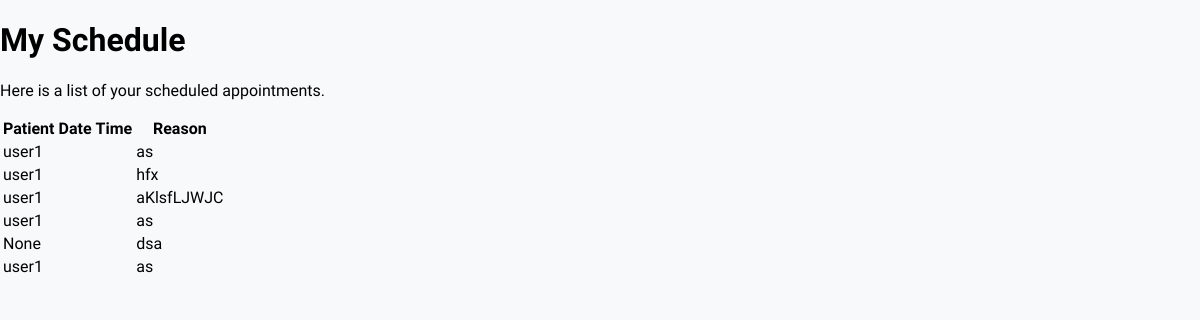
The app's page /doctor/appointments/ (signed in) with its own data.
### clinic/models.py (models this page shows, shortened)
class Appointment(models.Model):
    STATUS_CHOICES = (
        ('Scheduled', 'Scheduled'),
        ('Completed', 'Completed'),
        ('Cancelled', 'Cancelled'),
    )
    patient = models.ForeignKey(User, on_delete=models.CASCADE, related_name='patient_appointments')
    doctor = models.ForeignKey(User, on_delete=models.CASCADE, related_name='doctor_appointments')
    specialization = models.ForeignKey(Specialization, on_delete=models.SET_NULL, null=True, name='Specialization')
    clinic = models.ForeignKey(Clinic, on_delete=models.CASCADE)
    appointment_datetime = models.DateTimeField()
    reason = models.TextField(max_length=500)
    status = models.CharField(max_length=10, choices=STATUS_CHOICES, default='Scheduled')
    description = models.TextField(null=True, blank=True)
    created_at = models.DateTimeField(auto_now_add=True)
    updated_at = models.DateTimeField(auto_now=True)
    class Meta:
        ordering = ['-appointment_datetime']
        unique_together = ('doctor', 'appointment_datetime')

class User(AbstractUser):
    ROLE_CHOICES = (
        ('patient', 'Patient'),
        ('doctor', 'Doctor'),
    )
    role = models.CharField(max_length=10, choices=ROLE_CHOICES, default='patient')
    name = models.CharField(max_length=200, null=True)
    email = models.EmailField(unique=True, null=True)
    bio = models.TextField(null=True, blank=True)
    avatar = models.ImageField(null=True, default="avatar.svg")
    USERNAME_FIELD = 'email'
    REQUIRED_FIELDS = ['username']

### clinic/views.py (the view)
# urls.py: path('doctor/appointments/', views.doctor_appointments, name='doctor_appointments'),
@login_required(login_url='login')
def doctor_appointments(request):
    appointments = Appointment.objects.filter(doctor=request.user)
    context = {'appointments': appointments}
    return render(request, 'clinic/doctor_appointments.html', context)

### clinic/templates/clinic/doctor_appointments.html
{% extends 'main.html' %}
{% block content %}
<div class="container">
    <h1>My Schedule</h1>
    <p>Here is a list of your scheduled appointments.</p>
    <table>
        <thead>
            <tr>
                <th>Patient</th>
                <th>Date</th>
                <th>Time</th>
                <th>Reason</th>
            </tr>
        </thead>
        <tbody>
            {% for appointment in appointments %}
            <tr>
                <td>{{ appointment.patient.name }}</td>
                <td>{{ appointment.appointment_date|date:"F j, Y" }}</td>
                <td>{{ appointment.appointment_time|time:"g:i A" }}</td>
                <td>{{ appointment.reason }}</td>
            </tr>
            {% empty %}
            <tr>
                <td colspan="4">You have no appointments scheduled.</td>
            </tr>
            {% endfor %}
        </tbody>
    </table>
</div>
{% endblock content %}

### static/styles/main.css (style rules this page uses)
body { margin: 0; font-family: 'Urbanist', sans-serif; background: #f8f9fa; }

### records on screen
Appointment: patient.name "user1", reason "as"
Appointment: patient.name "user1", reason "hfx"
Appointment: patient.name "user1", reason "aKlsfLJWJC"
Appointment: patient.name "user1", reason "as"
Appointment: patient.name "None", reason "dsa"
Appointment: patient.name "user1", reason "as"
